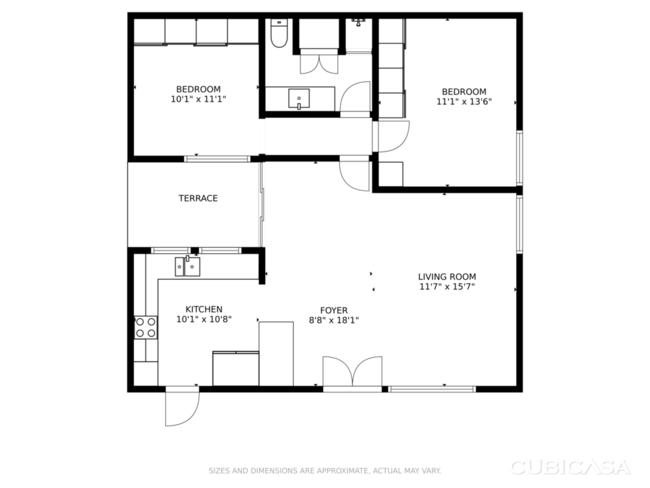
#> input picture _ARCHIVED/floor-plan-testing/fp_example4.png, 650 x 488 px, found by its file name
$ python check_walls.py
#> lines starting #> are read from the running program, lines starting #| are printed output that depends on the picture; after the words box and inside, x2 and y2 are one past the last pixel; in counts of white or black regions, pixels touching at a corner belong together
#!/usr/bin/env python3
"""Quick check: find exact bottom wall and V-wall-2 at foyer level."""
import cv2
import numpy as np

gray = cv2.imread('/mnt/d/_CLAUDE-TOOLS/fp_example4.png', cv2.IMREAD_GRAYSCALE)
#> gray is the input picture: shape (488, 650); min 0, max 255, mean 241.7
_, binary = cv2.threshold(gray, 0, 255, cv2.THRESH_BINARY_INV + cv2.THRESH_OTSU)
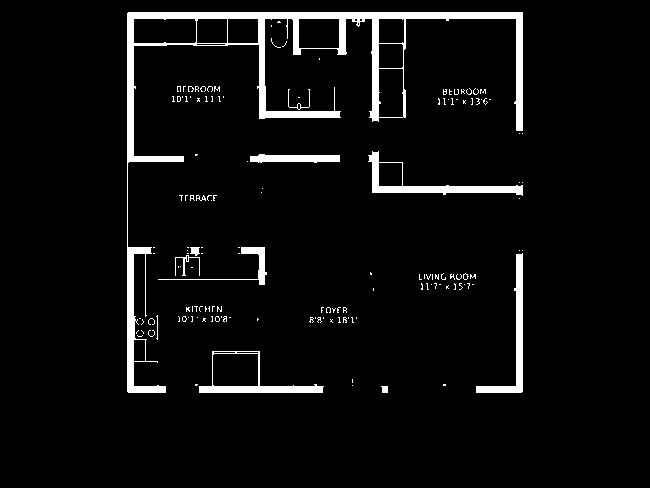
#> binary: shape (488, 650); 5% white; 152 white regions (139 under 20 px), largest, box (x1, y1, x2, y2) and area: (127, 12, 523, 393) 9642, (368, 151, 523, 196) 1395, (476, 253, 523, 393) 1259

# Bottom wall scan: binary presence across full width at y=384-393
print("=== BOTTOM WALL full width scan ===")
for y in range(384, 394):
    segs = []
    in_seg, ss = False, 0
    row = binary[y, 127:523]
    for c in range(len(row)):
        if row[c] > 0:
            if not in_seg: ss = c; in_seg = True
        else:
            if in_seg:
                segs.append((127+ss, 127+c-1))
                in_seg = False
    if in_seg:
        segs.append((127+ss, 127+len(row)-1))
    total = sum(e-s+1 for s, e in segs)
    seg_str = " | ".join(f"{s}-{e}({e-s+1})" for s, e in segs)
    print(f"  y={y}: {total}px [{seg_str}]")
#> this loop made 10 passes
#> total on passes 1 to 8: 26, 29, 218, 216, 216, 216, 216, 216
#|   y=384: 26px [127-133(7) | 195-197(3) | 212-212(1) | 258-259(2) | 314-316(3) | 443-445(3) | 516-522(7)]
#|   y=385: 29px [127-133(7) | 157-158(2) | 195-196(2) | 212-213(2) | 258-259(2) | 293-293(1) | 315-316(2) | 352-352(1) | 443-445(3) | 516-522(7)]
#|   y=386: 218px [127-165(39) | 199-323(125) | 381-387(7) | 476-522(47)]
#|   y=387: 216px [127-165(39) | 199-322(124) | 382-387(6) | 476-522(47)]
#|   y=388: 216px [127-165(39) | 199-322(124) | 382-387(6) | 476-522(47)]
#|   y=389: 216px [127-165(39) | 199-322(124) | 382-387(6) | 476-522(47)]
#|   y=390: 216px [127-165(39) | 199-322(124) | 382-387(6) | 476-522(47)]
#|   y=391: 216px [127-165(39) | 199-322(124) | 382-387(6) | 476-522(47)]

# V-wall-2 scan: check x=365-385 column by column at foyer level (y=250-390)
print(f"\n=== V-WALL-2 column density at foyer level (y=250-390) ===")
for x in range(365, 386):
    col = binary[250:390, x]
    nz = np.sum(col > 0)
    if nz > 20:
        print(f"  x={x}: {nz} pixels")
#> this loop made 21 passes
#> nz on passes 1 to 12: 0, 0, 0, 0, 0, 3, 2, 0, 3, 0, 0, 0

# Kitchen top wall scan: check y=240-260
print(f"\n=== KITCHEN TOP WALL scan (y=240-260, x=127-265) ===")
for y in range(240, 262):
    row = binary[y, 127:265]
    nz = np.sum(row > 0)
    if nz > 20:
        segs = []
        in_seg, ss = False, 0
        for c in range(len(row)):
            if row[c] > 0:
                if not in_seg: ss = c; in_seg = True
            else:
                if in_seg:
                    segs.append((127+ss, 127+c-1))
                    in_seg = False
        if in_seg:
            segs.append((127+ss, 127+len(row)-1))
        seg_str = " | ".join(f"{s}-{e}" for s, e in segs)
        print(f"  y={y}: {nz}px [{seg_str}]")
#> this loop made 22 passes
#> nz on passes 1 to 12: 1, 1, 1, 1, 1, 1, 1, 67, 56, 56, 57, 56
#|   y=247: 67px [127-151 | 153-154 | 187-188 | 190-199 | 201-202 | 238-239 | 241-264]
#|   y=248: 56px [127-150 | 191-198 | 241-264]
#|   y=249: 56px [127-150 | 191-198 | 241-264]
#|   y=250: 57px [127-150 | 187-187 | 191-198 | 241-264]
#|   y=251: 56px [127-150 | 191-198 | 241-264]
#|   y=252: 56px [127-150 | 191-198 | 241-264]
#|   y=253: 67px [127-151 | 153-154 | 187-188 | 190-199 | 201-202 | 238-239 | 241-264]
#|   y=257: 38px [127-133 | 145-145 | 175-186 | 188-199 | 259-264]
#> (further printed lines are left out)

# Check for foyer-to-LR wall more precisely
print(f"\n=== V-WALL-2 FOYER/LR (x=370-380) binary density per row ===")
for y_range_name, y1, y2 in [("foyer", 300, 390), ("mid", 250, 300)]:
    dens = np.sum(binary[y1:y2, 370:380] > 0, axis=1)
    solid_rows = np.sum(dens > 5)
    total = y2 - y1
    print(f"  {y_range_name} (y={y1}-{y2}): {solid_rows}/{total} rows have >5px density")
    # Find wall rows
    in_w, ws = False, 0
    for r in range(len(dens)):
        if dens[r] > 5:
            if not in_w: ws = r; in_w = True
        else:
            if in_w:
                print(f"    wall: y={y1+ws}-{y1+r-1} ({r-ws}px)")
            in_w = False
    if in_w:
        print(f"    wall: y={y1+ws}-{y1+len(dens)-1}")
#> this loop made 2 passes
#|   foyer (y=300-390): 0/90 rows have >5px density
#|   mid (y=250-300): 0/50 rows have >5px density

# Find the entry door arc precisely
print(f"\n=== ENTRY DOOR ARC (binary minus thick_gentle) ===")
ek = cv2.getStructuringElement(cv2.MORPH_RECT, (2, 2))
eroded = cv2.erode(binary, ek, iterations=1)
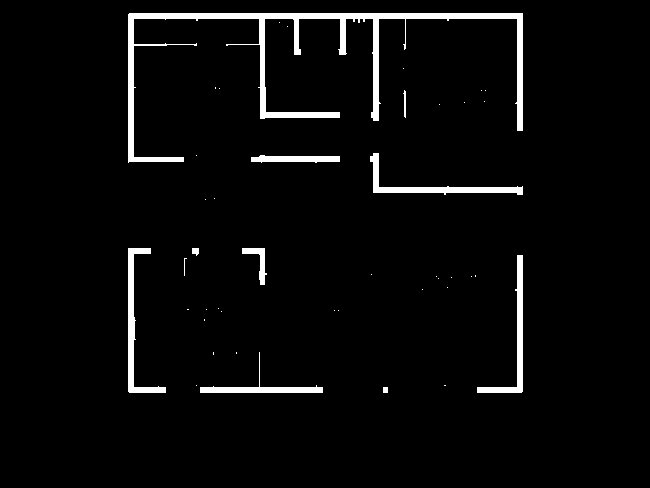
#> eroded: shape (488, 650); 3.7% white; 43 white regions (32 under 20 px), largest, box (x1, y1, x2, y2) and area: (128, 13, 523, 163) 6406, (128, 248, 166, 393) 1189, (370, 153, 523, 195) 1142
thick = cv2.dilate(eroded, ek, iterations=1)
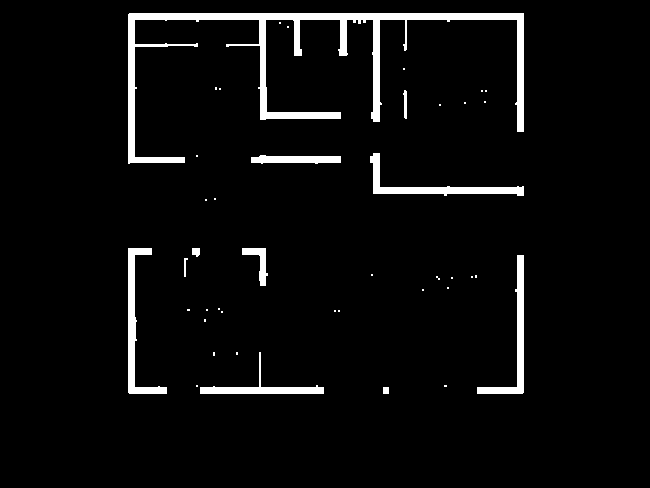
#> thick: shape (488, 650); 4.4% white; 42 white regions (31 under 20 px), largest, box (x1, y1, x2, y2) and area: (128, 13, 524, 164) 7627, (128, 248, 167, 394) 1394, (370, 153, 524, 196) 1343
thin = cv2.subtract(binary, thick)
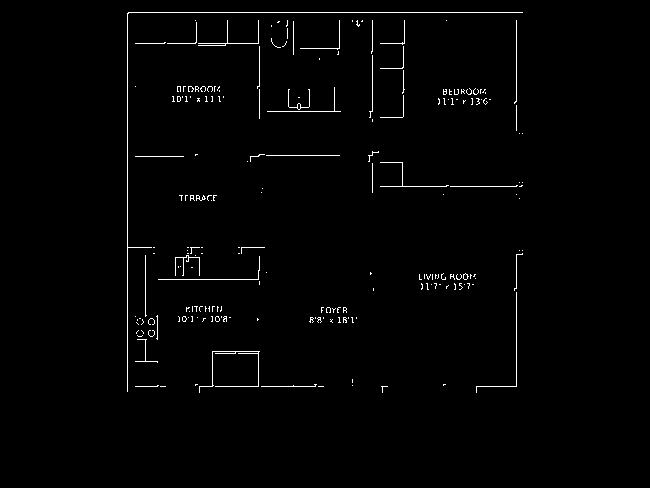
#> thin: shape (488, 650); 1.3% white in thin lines or dots, all inside (x1, y1, x2, y2) = (127, 12, 523, 393)

# Search entry region
roi = thin[340:395, 260:400]
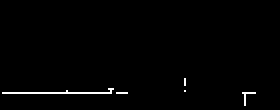
#> roi: shape (55, 140) (shown 2 times larger); 1.1% white in thin lines or dots, all inside (x1, y1, x2, y2) = (1, 39, 128, 53)
cnts, _ = cv2.findContours(roi, cv2.RETR_EXTERNAL, cv2.CHAIN_APPROX_SIMPLE)
#> cnts = 5 contours, all with area under 20
for cnt in cnts:
    area = cv2.contourArea(cnt)
    if area > 10:
        x, y, cw, ch = cv2.boundingRect(cnt)
        print(f"  area={area:.0f} bbox=({260+x},{340+y},{cw},{ch})")
#> this loop made 5 passes
#> (cnt, area) on passes 2, 3, 5: ([[58, 46], [63, 46]], 0), ([[92, 45]], 0), ([[92, 39], [92, 42]], 0)
#> area on passes 1, 4: 1, 2.5

$ run again, with _ARCHIVED/floor-plan-testing/fp_example2.png copied over _ARCHIVED/floor-plan-testing/fp_example4.png
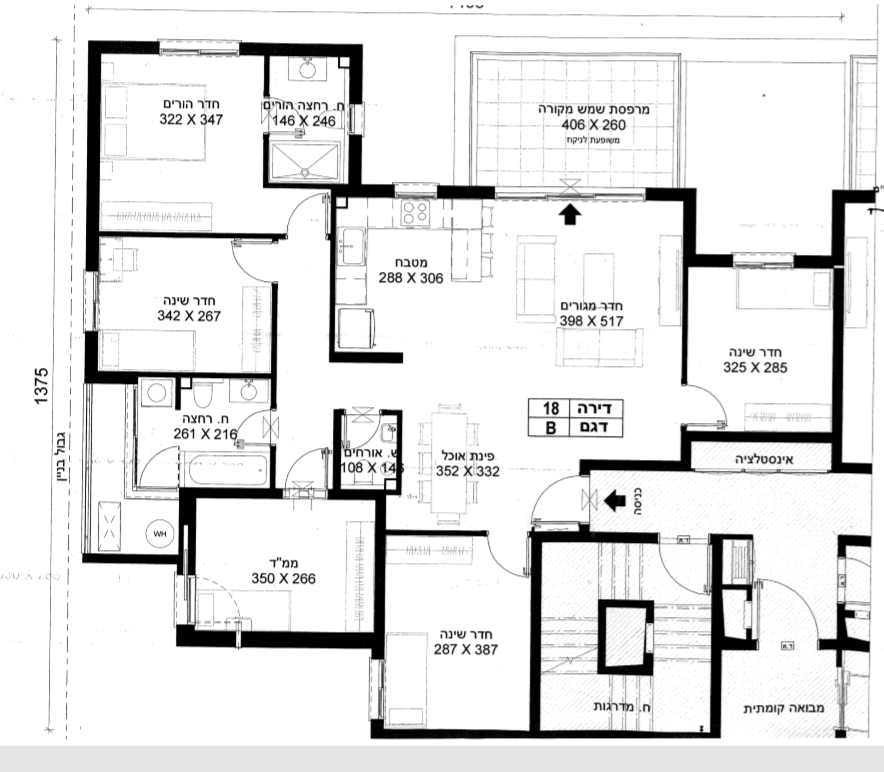
#> input picture _ARCHIVED/floor-plan-testing/fp_example2.png, 884 x 772 px, found by its file name
#> gray is the input picture: shape (772, 884); min 0, max 255, mean 228.1
#> `_, binary = cv2.threshold(gray, 0, 255, cv2.THRESH_BINARY_INV + cv2.TH..`:
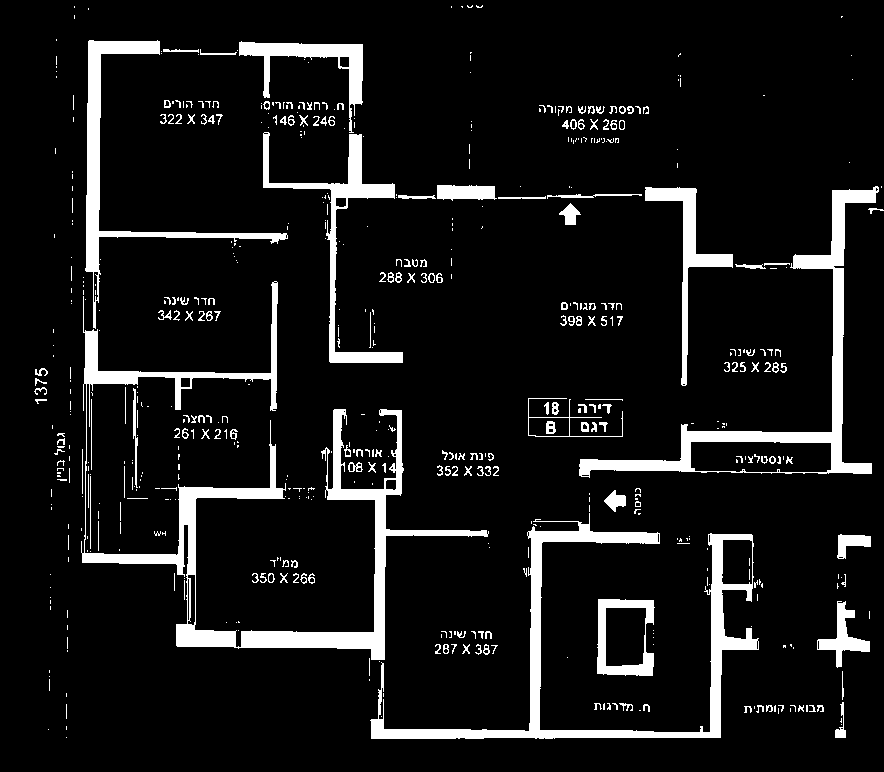
#> binary: shape (772, 884); 9% white; 583 white regions (400 under 20 px), largest, box (x1, y1, x2, y2) and area: (81, 281, 489, 660) 14969, (370, 513, 759, 739) 10095, (579, 186, 879, 478) 7860
#> the loop `for x in range(365, 386):` made 21 passes
#> nz on passes 1 to 8: 14, 11, 11, 11, 12, 47, 11, 15
#> (printed output is left out)
#> the loop `for y in range(240, 262):` made 22 passes
#> nz on passes 1 to 8: 3, 3, 1, 2, 2, 1, 2, 1
#> the loop `for y_range_name, y1, y2 in [("foyer", 300, 390), ("mid", 250, 300)]:` made 2 passes
#> solid_rows on passes 1 to 2: 11, 0
#> (printed output is left out)
#> eroded: shape (772, 884); 6.9% white; 535 white regions (495 under 20 px), largest, box (x1, y1, x2, y2) and area: (372, 523, 758, 739) 8659, (580, 187, 879, 476) 6918, (242, 410, 488, 660) 5946
#> thick: shape (772, 884); 8.2% white; 439 white regions (356 under 20 px), largest, box (x1, y1, x2, y2) and area: (372, 523, 759, 740) 9712, (580, 187, 880, 477) 7667, (242, 410, 489, 661) 6670
#> thin: shape (772, 884); 1.9% white in thin lines or dots
#> `roi = thin[340:395, 260:400]`:
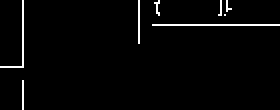
#> roi: shape (55, 140) (shown 2 times larger); 2.3% white in thin lines or dots
#> cnts = 8 contours, all with area under 20
#> the loop `for cnt in cnts:` made 8 passes
#> (cnt, area) on passes 1, 2, 3, 5, 7: ([[11, 40], [11, 54]], 0), ([[76, 12], [139, 12]], 0), ([[112, 7]], 0), ([[110, 0], [110, 6], [109, 7], [110, 7]], 0.5), ([[69, 0], [69, 21]], 0)

$ run again, with _ARCHIVED/floor-plan-testing/fp_example5.png copied over _ARCHIVED/floor-plan-testing/fp_example4.png
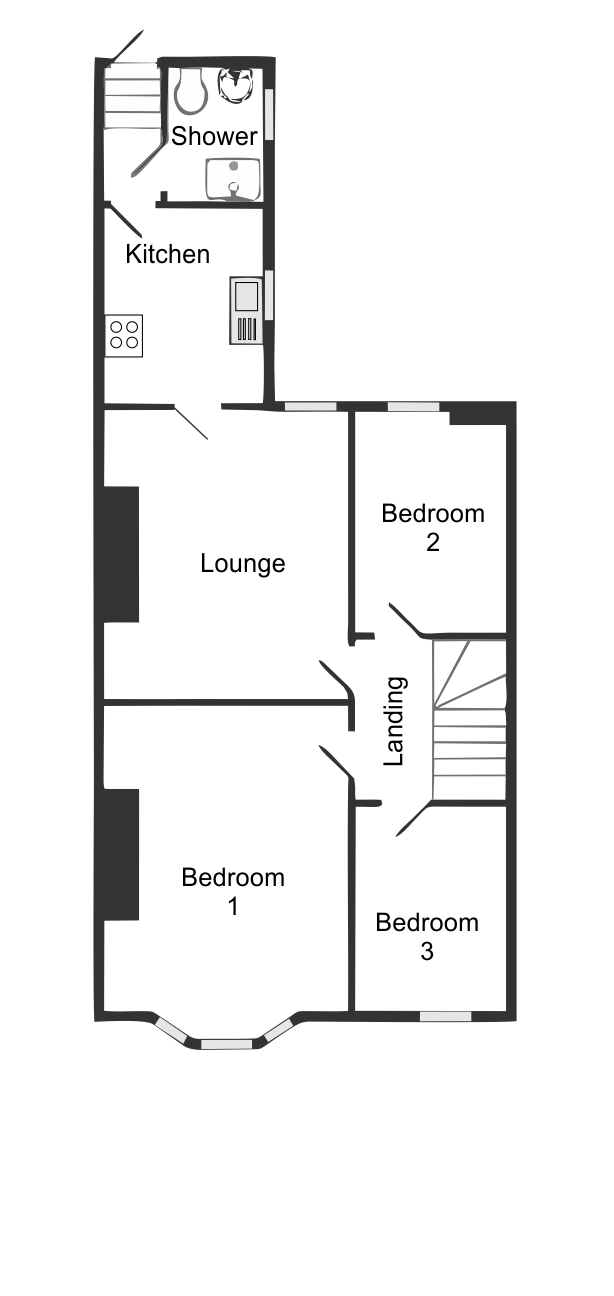
#> input picture _ARCHIVED/floor-plan-testing/fp_example5.png, 614 x 1296 px, found by its file name
#> `_, binary = cv2.threshold(gray, 0, 255, cv2.THRESH_BINARY_INV + cv2.TH..`:
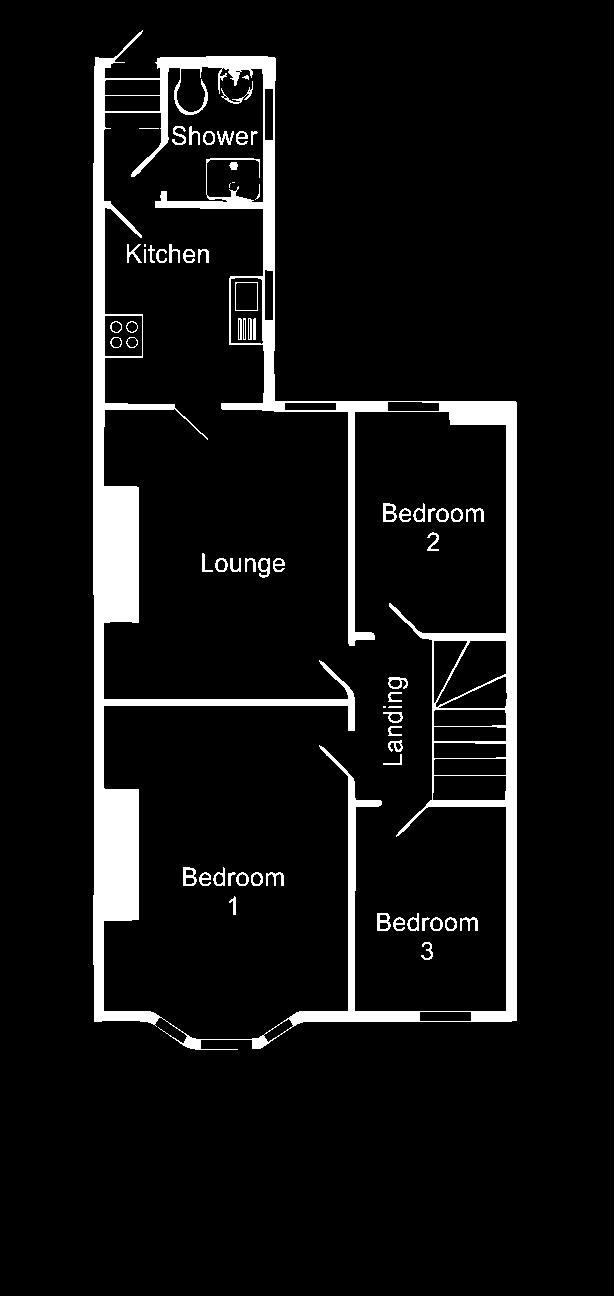
#> binary: shape (1296, 614); 6.9% white; 69 white regions (5 under 20 px), largest, box (x1, y1, x2, y2) and area: (93, 30, 517, 1050) 50117, (383, 503, 397, 522) 154, (183, 867, 197, 886) 154
#> the loop `for y in range(240, 262):` made 22 passes
#> nz on passes 1 to 8: 2, 2, 2, 2, 12, 14, 14, 12
#> (printed output is left out)
#> the loop `for y_range_name, y1, y2 in [("foyer", 300, 390), ("mid", 250, 300)]:` made 2 passes
#> solid_rows on passes 1 to 2: 0, 0
#> (printed output is left out)
#> eroded: shape (1296, 614); 5.8% white; 121 white regions (58 under 20 px), largest, box (x1, y1, x2, y2) and area: (94, 33, 388, 1025) 30367, (390, 402, 517, 1022) 9614, (290, 747, 420, 1026) 3020
#> thick: shape (1296, 614); 6.8% white; 77 white regions (13 under 20 px), largest, box (x1, y1, x2, y2) and area: (94, 33, 389, 1026) 33730, (390, 402, 518, 1023) 11211, (290, 747, 421, 1027) 3485
#> thin: shape (1296, 614); 1.1% white in thin lines or dots, all inside (x1, y1, x2, y2) = (93, 30, 516, 1050)
#> `roi = thin[340:395, 260:400]`:
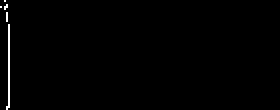
#> roi: shape (55, 140) (shown 2 times larger); 0.71% white in thin lines or dots, all inside (x1, y1, x2, y2) = (0, 0, 5, 55)
#> cnts = 5 contours, all with area under 20
#> the loop `for cnt in cnts:` made 5 passes
#> (cnt, area) on passes 2 to 5: ([[3, 6], [3, 10]], 0), ([[0, 3]], 0), ([[3, 2], [2, 3], [2, 4], [3, 3]], 1), ([[2, 0]], 0)
